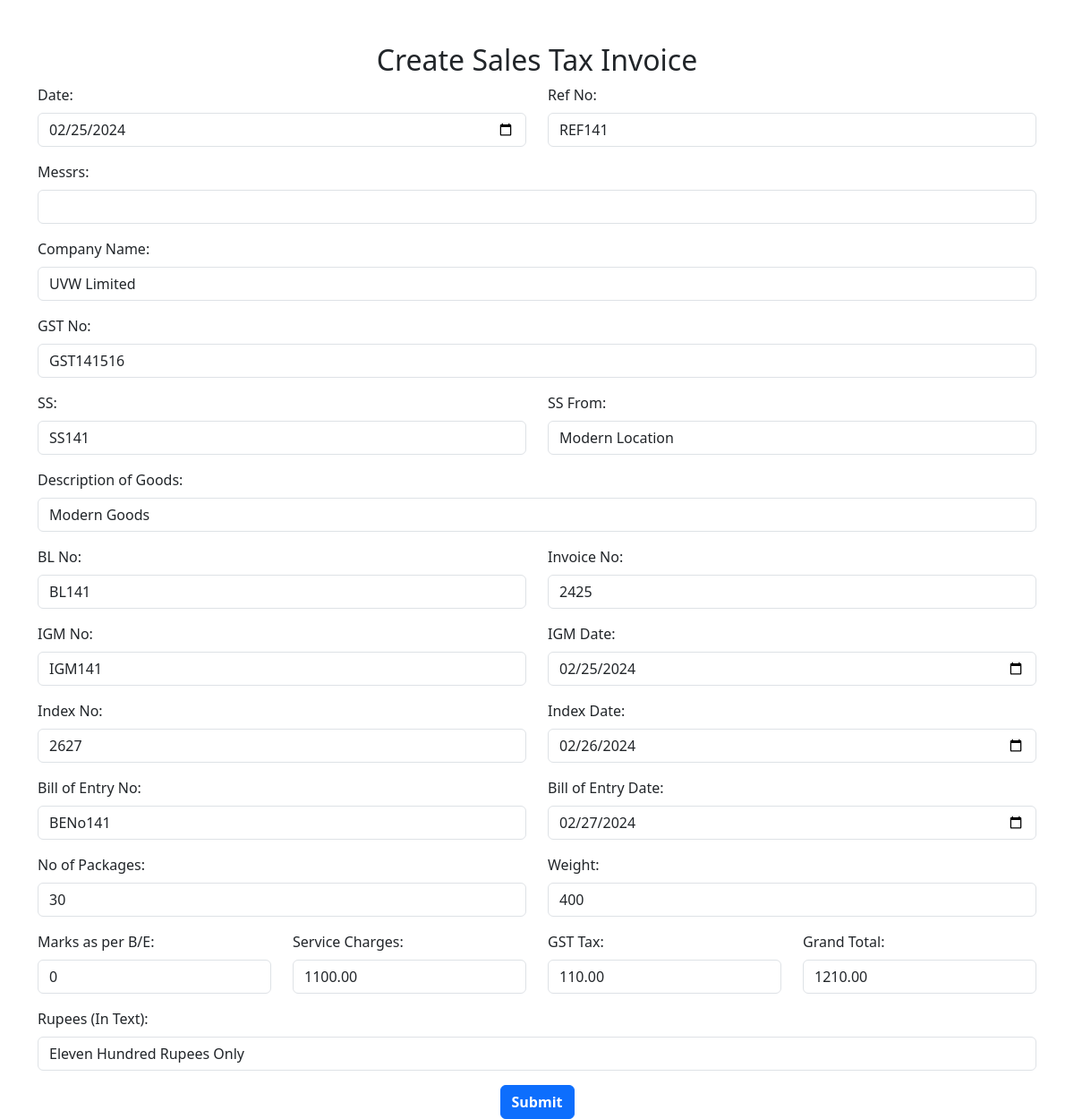
Screenshot of /edit-sales-tax-invoice.php?id=6 with the database file from the repository.
### tables this page shows
CREATE TABLE `sales_tax_invoice` (
  `bill_no` int(11) NOT NULL,
  `date` date DEFAULT NULL,
  `ref_no` varchar(255) DEFAULT NULL,
  `company_name` varchar(255) DEFAULT NULL,
  `gst_no` varchar(255) DEFAULT NULL,
  `ss` varchar(255) DEFAULT NULL,
  `ss_from` varchar(255) DEFAULT NULL,
  `description_of_goods` varchar(255) DEFAULT NULL,
  `bl_no` varchar(255) DEFAULT NULL,
  `invoice_no` int(11) DEFAULT NULL,
  `igm_no` varchar(255) DEFAULT NULL,
  `igm_date` date DEFAULT NULL,
  `index_no` int(11) DEFAULT NULL,
  `index_date` date DEFAULT NULL,
  `bill_of_entry_no` varchar(255) DEFAULT NULL,
  `bill_of_entry_date` date DEFAULT NULL,
  `no_of_packages` int(11) DEFAULT NULL,
  `weight` int(11) DEFAULT NULL,
  `marks_as_per_be` int(11) DEFAULT NULL,
  `service_charges` decimal(10,2) DEFAULT NULL,
  `gst_tax` decimal(10,2) DEFAULT NULL,
  `rupees_in_text` varchar(255) DEFAULT NULL,
  `grand_total` decimal(10,2) DEFAULT NULL,
  `messrs` varchar(255) NOT NULL
);

### edit-sales-tax-invoice.php (the view, shortened to what this page needs)
<!DOCTYPE html>
<html lang="en">
<head>
    <link href="https://cdn.jsdelivr.net/npm/bootstrap@5.3.0/dist/css/bootstrap.min.css" rel="stylesheet">
</head>
<body>
<?php
include 'connection.php';
$update = $_GET['id'];
$sql = "SELECT * FROM sales_tax_invoice WHERE bill_no=$update";
$result = mysqli_query($conn, $sql);
$row = mysqli_fetch_assoc($result);
$date = $row['date'];
$ref_no = $row['ref_no'];
$company_name = $row['company_name'];
$gst_no = $row['gst_no'];
$ss = $row['ss'];
$ss_from = $row['ss_from'];
$description_of_goods = $row['description_of_goods'];
$bl_no = $row['bl_no'];
$invoice_no = $row['invoice_no'];
$igm_no = $row['igm_no'];
$igm_date = $row['igm_date'];
$index_no = $row['index_no'];
$index_date = $row['index_date'];
$bill_of_entry_no = $row['bill_of_entry_no'];
$bill_of_entry_date = $row['bill_of_entry_date'];
$no_of_packages = $row['no_of_packages'];
$weight = $row['weight'];
$marks_as_per_be = $row['marks_as_per_be'];
$service_charges = $row['service_charges'];
$gst_tax = $row['gst_tax'];
$rupees_in_text = $row['rupees_in_text'];
$grand_total = $row['grand_total'];
$messrs = $row['messrs'];
?>
    <div class="container mt-5">
        <h2 class="text-center">Create Sales Tax Invoice</h2>
        <form method="post" action="process-sales-tax-invoice.php">
            <div class="row">
                <div class="mb-3 col-lg-6">
                    <label for="date" class="form-label">Date:</label>
                    <input type="date" class="form-control" id="date" name="date" value="<?php echo $date; ?>" required>
                </div>
                <div class="mb-3 col-lg-6">
                    <label for="ref_no" class="form-label">Ref No:</label>
                    <input type="text" class="form-control" id="ref_no" name="ref_no" value="<?php echo $ref_no; ?>" required>
                </div>
            </div>
            <div class="mb-3">
                <label for="messrs" class="form-label">Messrs:</label>
                <input type="text" class="form-control" id="messrs" name="messrs" value="<?php echo $messrs; ?>" required>
            </div>
            <div class="mb-3">
                <label for="company_name" class="form-label">Company Name:</label>
                <input type="text" class="form-control" id="company_name" name="company_name" value="<?php echo $company_name; ?>" required>
            </div>
            <div class="mb-3">
                <label for="gst_no" class="form-label">GST No:</label>
                <input type="text" class="form-control" id="gst_no" name="gst_no" value="<?php echo $gst_no; ?>" required>
            </div>
            <div class="row">
                <div class="mb-3 col-lg-6">
                    <label for="ss" class="form-label">SS:</label>
                    <input type="text" class="form-control" id="ss" name="ss" value="<?php echo $ss; ?>" required>
                </div>
                <div class="mb-3 col-lg-6">
                    <label for="ss_from" class="form-label">SS From:</label>
                    <input type="text" class="form-control" id="ss_from" name="ss_from" value="<?php echo $ss_from; ?>" required>
                </div>
            </div>
            <div class="mb-3">
                <label for="description_of_goods" class="form-label">Description of Goods:</label>
                <input type="text" class="form-control" id="description_of_goods" name="description_of_goods" value="<?php echo $description_of_goods; ?>" required>
            </div>
            <div class="row">
                <div class="mb-3 col-lg-6">
                    <label for="bl_no" class="form-label">BL No:</label>
                    <input type="text" class="form-control" id="bl_no" name="bl_no" value="<?php echo $bl_no; ?>" required>
                </div>
                <div class="mb-3 col-lg-6">
                    <label for="invoice_no" class="form-label">Invoice No:</label>
                    <input type="text" class="form-control" id="invoice_no" name="invoice_no" value="<?php echo $invoice_no; ?>" required>
                </div>
            </div>
            <div class="row">
                <div class="mb-3 col-lg-6">
                    <label for="igm_no" class="form-label">IGM No:</label>
                    <input type="text" class="form-control" id="igm_no" name="igm_no" value="<?php echo $igm_no; ?>" required>
                </div>
                <div class="mb-3 col-lg-6">
                    <label for="igm_date" class="form-label">IGM Date:</label>
                    <input type="date" class="form-control" id="igm_date" name="igm_date" value="<?php echo $igm_date; ?>" required>
                </div>
            </div>
            <div class="row">
                <div class="mb-3 col-lg-6">
                    <label for="index_no" class="form-label">Index No:</label>
                    <input type="text" class="form-control" id="index_no" name="index_no" value="<?php echo $index_no; ?>" required>
                </div>
                <div class="mb-3 col-lg-6">
                    <label for="index_date" class="form-label">Index Date:</label>
                    <input type="date" class="form-control" id="index_date" name="index_date" value="<?php echo $index_date; ?>" required>
                </div>
            </div>
            <div class="row">
                <div class="mb-3 col-lg-6">
                    <label for="bill_of_entry_no" class="form-label">Bill of Entry No:</label>
                    <input type="text" class="form-control" id="bill_of_entry_no" name="bill_of_entry_no" value="<?php echo $bill_of_entry_no; ?>" required>
                </div>
                <div class="mb-3 col-lg-6">
                    <label for="bill_of_entry_date" class="form-label">Bill of Entry Date:</label>
                    <input type="date" class="form-control" id="bill_of_entry_date" name="bill_of_entry_date" value="<?php echo $bill_of_entry_date; ?>" required>
                </div>
            </div>
            <div class="row">
                <div class="mb-3 col-lg-6">
                    <label for="no_of_packages" class="form-label">No of Packages:</label>
                    <input type="number" class="form-control" id="no_of_packages" name="no_of_packages" value="<?php echo $no_of_packages; ?>" required>
                </div>
                <div class="mb-3 col-lg-6">
                    <label for="weight" class="form-label">Weight:</label>
                    <input type="number" class="form-control" id="weight" name="weight" value="<?php echo $weight; ?>" required>
                </div>
            </div>
            <div class="row">
                <div class="mb-3 col-lg-3">
                    <label for="marks_as_per_be" class="form-label">Marks as per B/E:</label>
                    <input type="text" class="form-control" id="marks_as_per_be" name="marks_as_per_be" value="<?php echo $marks_as_per_be; ?>" required>
                </div>
                <div class="mb-3 col-lg-3">
                    <label for="service_charges" class="form-label">Service Charges:</label>
                    <input type="number" step="0.01" class="form-control" id="service_charges" name="service_charges" value="<?php echo $service_charges; ?>" required>
                </div>
                <div class="mb-3 col-lg-3">
                    <label for="gst_tax" class="form-label">GST Tax:</label>
                    <input type="number" step="0.01" class="form-control" id="gst_tax" name="gst_tax" value="<?php echo $gst_tax; ?>" required>
                </div>
                <div class="mb-3 col-lg-3">
                    <label for="grand_total" class="form-label">Grand Total:</label>
                    <input type="number" step="0.01" class="form-control" id="grand_total" name="grand_total" value="<?php echo $grand_total; ?>" required>
                </div>
            </div>
            <div class="mb-3">
                <label for="rupees_in_text" class="form-label">Rupees (In Text):</label>
                <input type="text" class="form-control" id="rupees_in_text" name="rupees_in_text" value="<?php echo $rupees_in_text; ?>" required>
            </div>
            <div class="text-center"> <button type="submit" class="btn btn-primary"><b>Submit</b></button></div>
        </form>
    </div>
</body>
</html>

### rows the page displays
sales_tax_invoice: date "02/25/2024", ref_no "REF141", company_name "UVW Limited", gst_no "GST141516", ss "SS141", ss_from "Modern Location", description_of_goods "Modern Goods", bl_no "BL141", invoice_no "2425", igm_no "IGM141", igm_date "02/25/2024", index_no "2627", index_date "02/26/2024", bill_of_entry_no "BENo141", bill_of_entry_date "02/27/2024", no_of_packages "30", weight "400", marks_as_per_be "0", service_charges "1100.00", gst_tax "110.00", grand_total "1210.00", rupees_in_text "Eleven Hundred Rupees Only"
